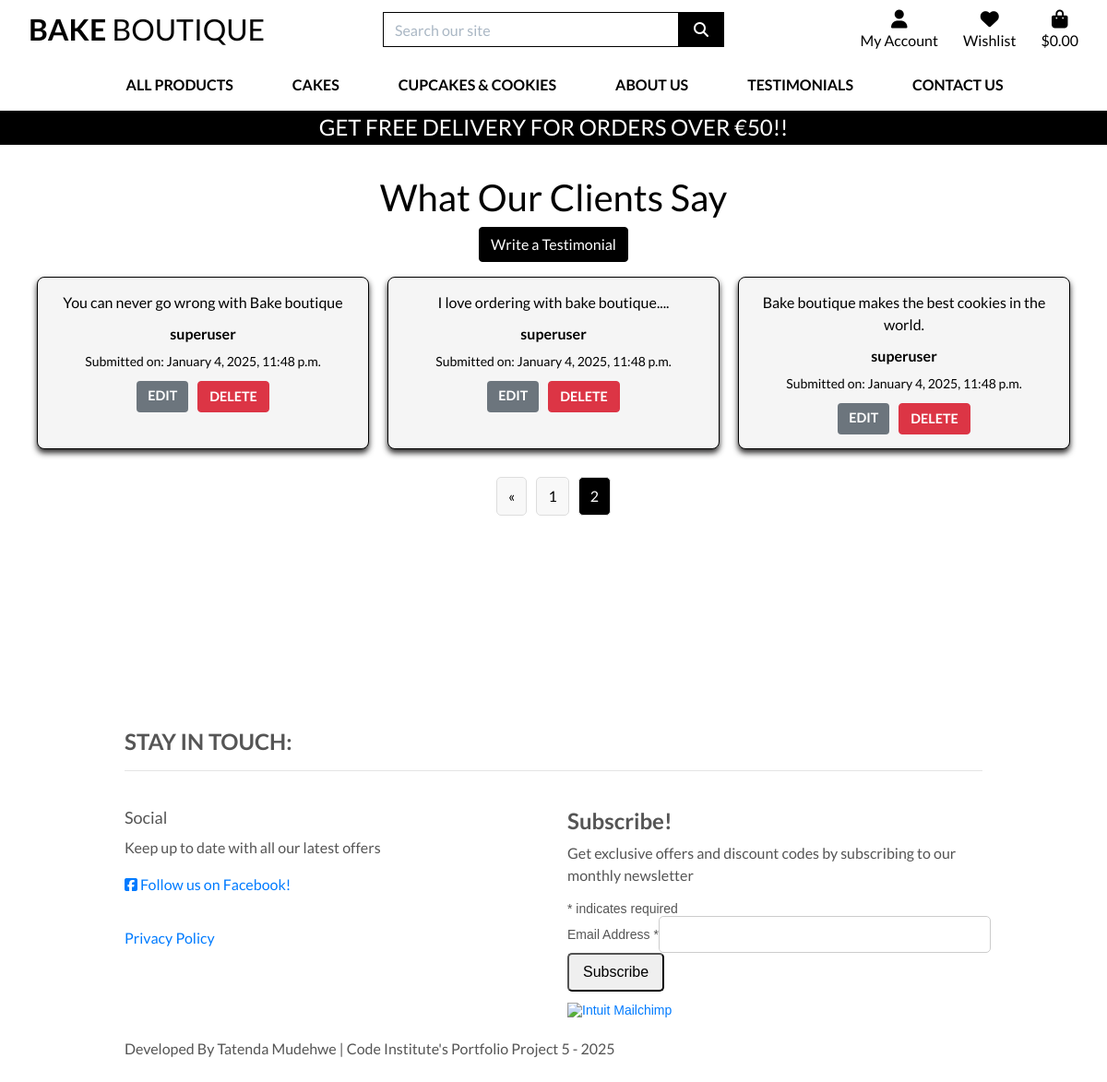
/testimonials/?page=2 (signed in), run on the app's committed database.
### testimonials/models.py (models this page shows, shortened)
class Testimonial(models.Model):
    user = models.ForeignKey(User, on_delete=models.CASCADE)  # Link to the user
    content = models.TextField()  # Testimonial content
    created_at = models.DateTimeField(auto_now_add=True)  # Automatically set the creation date
    approved = models.BooleanField(default=False)  # Admin approval status
    class Meta:
        ordering = ['-created_at']  # Order by newest first

### testimonials/views.py (the view)
# urls.py: path('', views.testimonial_list, name='testimonial_list'),
def testimonial_list(request):
    if request.user.is_authenticated:
        testimonials_list = Testimonial.objects.filter(
            Q(approved=True) | Q(user=request.user)
        ).order_by('-created_at')
    else:
        testimonials_list = Testimonial.objects.filter(approved=True).order_by('-created_at')
    paginator = Paginator(testimonials_list, 6)  # 6 testimonials per page
    page_number = request.GET.get('page')
    testimonials = paginator.get_page(page_number)
    return render(request, 'testimonials/testimonial_list.html', {
        'testimonials': testimonials
    })

### bag/contexts.py (called while the page is built, shortened)
def bag_contents(request):
    bag_items = []
    total = 0
    product_count = 0
    bag = request.session.get('bag', {})
    if total < settings.FREE_DELIVERY_THRESHOLD:
        delivery = total * Decimal(settings.STANDARD_DELIVERY_PERCENTAGE / 100)
        free_delivery_delta = settings.FREE_DELIVERY_THRESHOLD - total
    else:
        delivery = 0
        free_delivery_delta = 0
    grand_total = delivery + total
    context = {
        'bag_items': bag_items,
        'total': total,
        'product_count': product_count,
        'delivery': delivery,
        'free_delivery_delta': free_delivery_delta,
        'free_delivery_threshold': settings.FREE_DELIVERY_THRESHOLD,
        'grand_total': grand_total,
    }
    return context

### testimonials/templates/testimonials/testimonial_list.html (shortened to what this page needs)
{% extends "base.html" %}
{% load static %}
{% block extra_css %}
<link rel="stylesheet" href="{% static 'testimonials/css/testimonial.css' %}">
{% endblock %}
{% block content %}
<div class="testimonial-section">
    <h1>What Our Clients Say</h1>
    {% if user.is_authenticated %}
    <div class="mb-3">
        <a href="{% url 'add_testimonial' %}" class="btn btn-primary">Write a Testimonial</a>
    </div>
    {% else %}
    <p class="log-in-message">Log in to write a testimonial.</p>
    {% endif %}
    <div class="testimonial-grid">
        {% for testimonial in testimonials %}
        <div class="testimonial-card">
            <p class="testimonial-content">{{ testimonial.content|truncatechars:100 }}</p>
            <div class="testimonial-author">{{ testimonial.user.username }}</div>
            <div class="testimonial-date">
                <small>Submitted on: {{ testimonial.created_at|date:"F j, Y, g:i a" }}</small>
            </div>
            {% if testimonial.user == user %}
            <div class="testimonial-actions">
                <a href="{% url 'edit_testimonial' testimonial.id %}" class="btn btn-secondary">Edit</a>
                <a href="{% url 'delete_testimonial' testimonial.id %}" class="btn btn-danger">Delete</a>
            </div>
            {% endif %}
        </div>
        {% empty %}
        <p>No testimonials available. Be the first to write one!</p>
        {% endfor %}
    </div>
    <div class="pagination">
        {% if testimonials.has_previous %}
        <a href="?page={{ testimonials.previous_page_number }}">&laquo;</a>
        {% endif %}
        {% for num in testimonials.paginator.page_range %}
        <a href="?page={{ num }}" class="{% if testimonials.number == num %}active{% endif %}">{{ num }}</a>
        {% endfor %}
    </div>
</div>
{% endblock %}

### static/css/base.css (style rules this page uses)
html { height: 100%; }
body { background: url('/media/homepage_background_cropped.jpeg') no-repeat center center fixed; background-size: cover; height: calc(100vh - 164px); color: #555; font-family: 'Lato'; }

### testimonials/static/testimonials/css/testimonial.css (style rules this page uses)
.testimonial-section { margin-top: 150px; text-align: center; display: flex; flex-direction: column; align-items: center; padding: 40px; border-radius: 8px; min-height: calc(100vh - 200px); box-sizing: border-box; background: none !important; color: #000; }
.testimonial-section .testimonial-grid { display: grid; grid-template-columns: repeat(3, 1fr); gap: 20px; justify-content: center; max-width: 1200px; width: 100%; }
.testimonial-section .testimonial-card { background: whitesmoke; border: 1px solid #000000; border-radius: 8px; padding: 15px; box-shadow: 0 4px 6px rgba(19, 18, 18, 0.9); text-align: center; }
.testimonial-section .testimonial-content { font-size: 1em; color: black; margin-bottom: 10px; }
.testimonial-section .testimonial-author { font-weight: bold; margin-bottom: 5px; }
.testimonial-section .pagination { display: flex; justify-content: center; margin-top: 30px; }
.testimonial-section .pagination a { margin: 0 5px; padding: 8px 12px; background: #f8f8f8; color: black; border: 1px solid #ddd; border-radius: 5px; text-decoration: none; transition: background-color 0.3s ease; }
.testimonial-section .pagination a:hover, .testimonial-section .pagination a.active { background-color: black; color: white; }
.testimonial-section .btn-primary { background-color: #000; border-color: #000; color: white; }
.testimonial-actions { margin-top: 10px; display: flex; justify-content: center; gap: 10px; }
.testimonial-actions .btn { font-size: 0.9rem; padding: 5px 12px; text-transform: uppercase; font-weight: bold; border-radius: 4px; transition: background-color 0.3s ease, box-shadow 0.3s ease; }
.btn-secondary { background-color: #6c757d; color: white; border: none; padding: 8px 15px; text-transform: uppercase; font-weight: bold; border-radius: 4px; transition: background-color 0.3s ease; }

### data on the page
Testimonial: content "You can never go wrong with Bake boutique", user.username "superuser", created_at "January 4, 2025, 11:48 p.m.", shows "EDIT"
Testimonial: content "I love ordering with bake boutique....", user.username "superuser", created_at "January 4, 2025, 11:48 p.m.", shows "EDIT"
Testimonial: content "Bake boutique makes the best cookies in the world.", user.username "superuser", created_at "January 4, 2025, 11:48 p.m.", shows "EDIT"

### other printed values
{{ free_delivery_threshold }} "50"
{{ num }} "1" "2"
